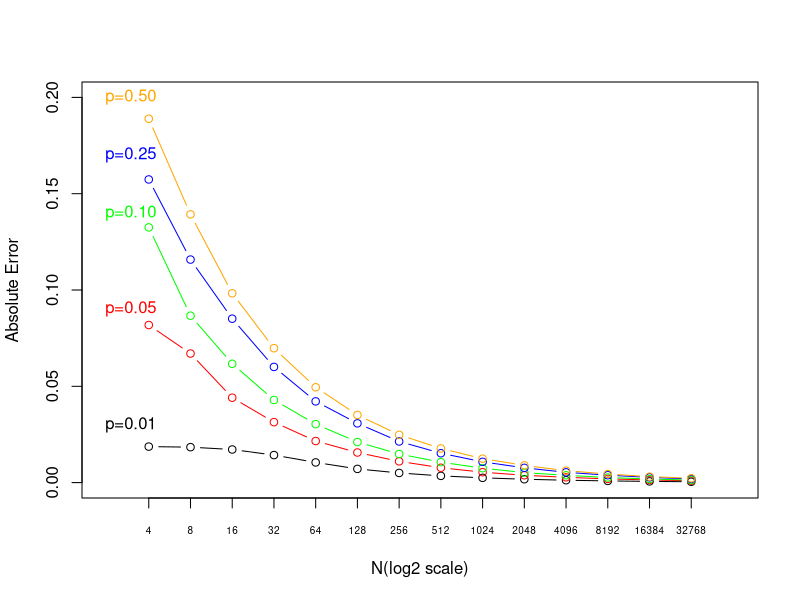
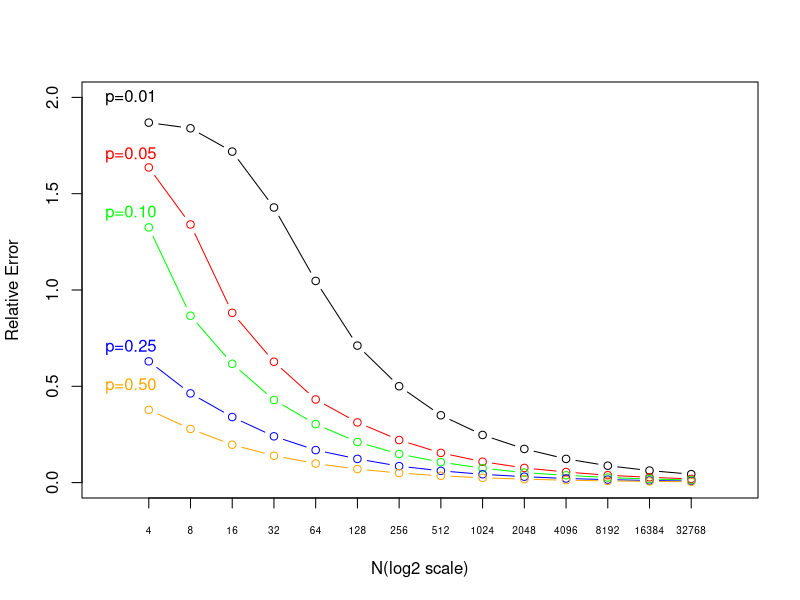
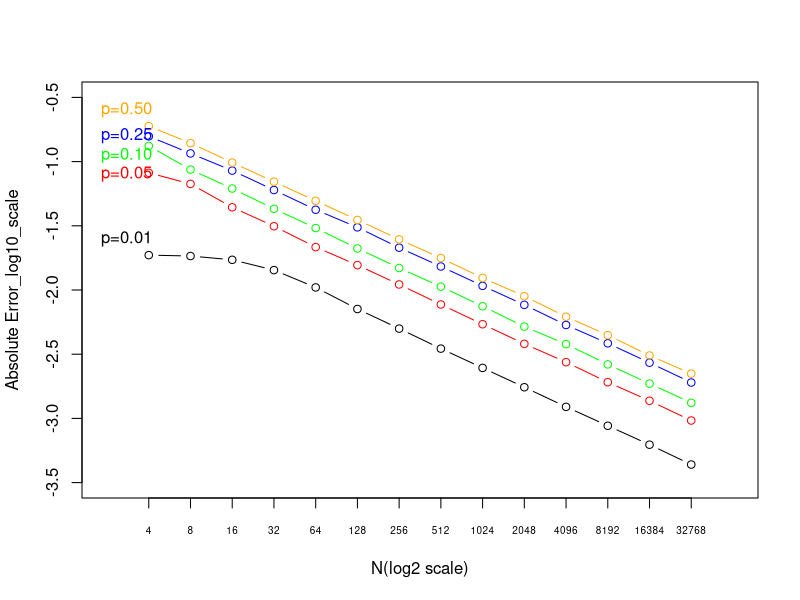
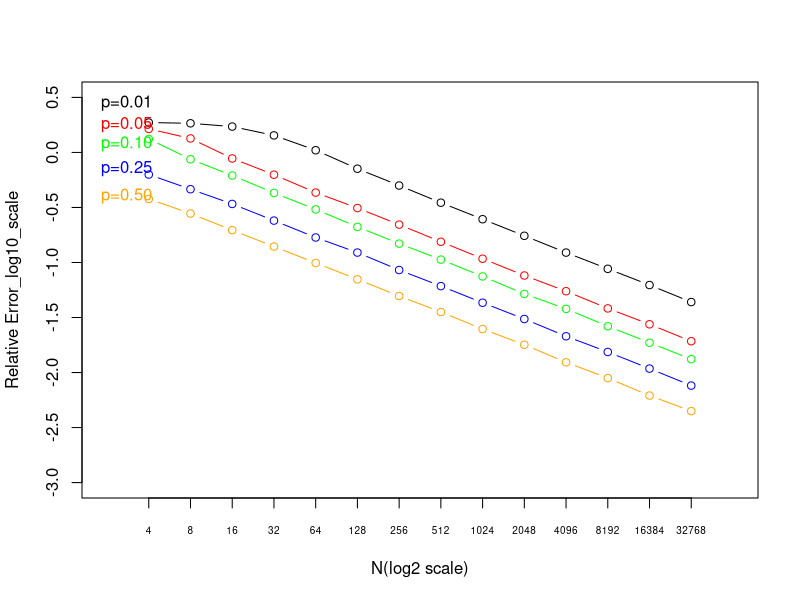

The R script that drew these images, in order:
## ---- chunk 1
#Q1
absolute_error_matrix<-matrix(data<-NA,nrow=5,ncol=14)
p_simulation<- rep(NA, 14)
absolute_error<-rep(NA, 14)
n<-rep(NA, 14)
p<-c(0.01,0.05, 0.10, 0.25, 0.50)
for (i in 1:5) {
  
for (j in 2:15){

absolute_error[j-1]<-mean(abs(rbinom(10000,2^j,p[i])/(2^j)-p[i])) 

absolute_error_matrix[i,j-1]<-absolute_error[j-1]

}

}

ae1<-absolute_error_matrix[1,]
ae2<-absolute_error_matrix[2,]
ae3<-absolute_error_matrix[3,]
ae4<-absolute_error_matrix[4,]
ae5<-absolute_error_matrix[5,]


plot(ae1,type="b",xlim=c(0,15),ylim=c(0,0.2), xlab="N(log2 scale)",ylab="Absolute Error",xaxt="n")
lines(ae2,type="b",xlim=c(0,15),col="red",ylim=c(0,0.2)) 
lines(ae3,type="b",xlim=c(0,15),col="green",ylim=c(0,0.2))
lines(ae4,type="b",xlim=c(0,15),col="blue",ylim=c(0,0.2))
lines(ae5,type="b",xlim=c(0,15),col="orange",ylim=c(0,0.2))
axis(1,at=1:14,labels=c("4","8","16","32","64","128","256","512","1024","2048","4096","8192","16384","32768"),cex.axis=0.6)
text(2.4,0.2,"p=0.50",2,col="orange")
text(2.4,0.17,"p=0.25",2,col="blue")
text(2.4,0.14,"p=0.10",2,col="green")
text(2.4,0.09,"p=0.05",2,col="red")
text(2.4,0.03,"p=0.01",2,col="black")

## ---- chunk 2
#Q2
relative_error_matrix<-matrix(data<-NA,nrow=5,ncol=14)
for (i in 1:5){
  
relative_error_matrix[i,]<-absolute_error_matrix[i,]/p[i]

}

re1<-relative_error_matrix[1,]
re2<-relative_error_matrix[2,]
re3<-relative_error_matrix[3,]
re4<-relative_error_matrix[4,]
re5<-relative_error_matrix[5,]

plot(re1,type="b",xlim=c(0,15),ylim=c(0,2), xaxt="n",xlab="N(log2 scale)",ylab="Relative Error")
lines(re2,type="b",xlim=c(0,15),col="red",ylim=c(0,2)) 
lines(re3,type="b",xlim=c(0,15),col="green",ylim=c(0,2))
lines(re4,type="b",xlim=c(0,15),col="blue",ylim=c(0,2))
lines(re5,type="b",xlim=c(0,15),col="orange",ylim=c(0,2))
axis(1,at=1:14,labels=c("4","8","16","32","64","128","256","512","1024","2048","4096","8192","16384","32768"),cex.axis=0.6)

text(2.4,2.0,"p=0.01",2,col="black")
text(2.4,1.7,"p=0.05",2,col="red")
text(2.4,1.4,"p=0.10",2,col="green")
text(2.4,0.7,"p=0.25",2,col="blue")
text(2.4,0.5,"p=0.50",2,col="orange")
## ---- chunk 3
#Q3
absolute_error_matrix_log10_scale <- log10(absolute_error_matrix)
ae1_log10_scale<-absolute_error_matrix_log10_scale[1,]
ae2_log10_scale<-absolute_error_matrix_log10_scale[2,]
ae3_log10_scale<-absolute_error_matrix_log10_scale[3,]
ae4_log10_scale<-absolute_error_matrix_log10_scale[4,]
ae5_log10_scale<-absolute_error_matrix_log10_scale[5,]

plot(ae1_log10_scale,type="b",xlim=c(0,15),ylim=c(-3.5,-0.5), xlab="N(log2 scale)",ylab="Absolute Error_log10_scale",xaxt="n")
lines(ae2_log10_scale,xlim=c(0,15),type="b",col="red",ylim=c(-3.5,-0.5)) 
lines(ae3_log10_scale,xlim=c(0,15),type="b",col="green",ylim=c(-3.5,-0.5))
lines(ae4_log10_scale,xlim=c(0,15),type="b",col="blue",ylim=c(-3.5,-0.5))
lines(ae5_log10_scale,xlim=c(0,15),type="b",col="orange",ylim=c(-3.5,-0.5))
axis(1,at=1:14,labels=c("4","8","16","32","64","128","256","512","1024","2048","4096","8192","16384","32768"),cex.axis=0.60)

text(2.3,-0.6,"p=0.50",2,col="orange")
text(2.3,-0.8,"p=0.25",2,col="blue")
text(2.3,-0.95,"p=0.10",2,col="green")
text(2.3,-1.1,"p=0.05",2,col="red")
text(2.3,-1.6,"p=0.01",2,col="black")
## ---- chunk 4
#Q4

  
relative_error_matrix_log10_scale<-log10(relative_error_matrix)


re1_log10_scale<-relative_error_matrix_log10_scale[1,]
re2_log10_scale<-relative_error_matrix_log10_scale[2,]
re3_log10_scale<-relative_error_matrix_log10_scale[3,]
re4_log10_scale<-relative_error_matrix_log10_scale[4,]
re5_log10_scale<-relative_error_matrix_log10_scale[5,]

plot(re1_log10_scale,type="b",xlim=c(0,15),ylim=c(-3,0.5), xaxt="n",xlab="N(log2 scale)",ylab="Relative Error_log10_scale")
lines(re2_log10_scale,xlim=c(0,15),type="b",col="red",ylim=c(-3,0.5)) 
lines(re3_log10_scale,xlim=c(0,15),type="b",col="green",ylim=c(-3,0.5))
lines(re4_log10_scale,xlim=c(0,15),type="b",col="blue",ylim=c(-3,0.5))
lines(re5_log10_scale,xlim=c(0,15),type="b",col="orange",ylim=c(-3,0.5))
axis(1,at=1:14,labels=c("4","8","16","32","64","128","256","512","1024","2048","4096","8192","16384","32768"),cex.axis=0.60)

text(2.3,0.45,"p=0.01",2,col="black")
text(2.3,0.25,"p=0.05",2,col="red")
text(2.3,0.08,"p=0.10",2,col="green")
text(2.3,-0.15,"p=0.25",2,col="blue")
text(2.3,-0.40,"p=0.50",2,col="orange")
